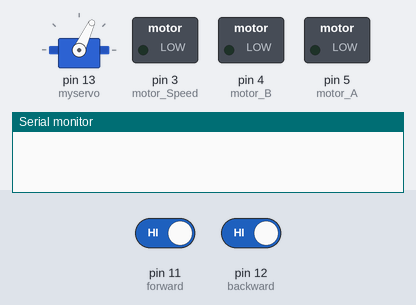
A sketch run on a simulated Arduino Uno, built with avr-gcc and run on an emulated ATmega328P. Parts: servo, switched loads named in the sketch (green lamp = pin HIGH), the last lines printed to the serial monitor. Inputs (shaded band) come from the test bench; at power-on: pin 11 (forward) HIGH, pin 12 (backward) HIGH.

Above: at 5.7 s.
5.8 s: pin 11 (forward) driven LOW
At 8.0 s:
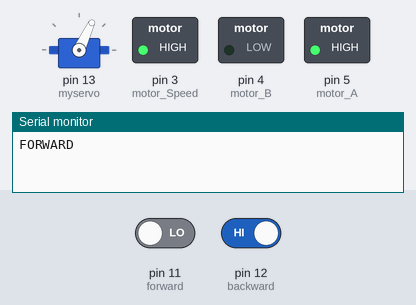
At 9.9 s:
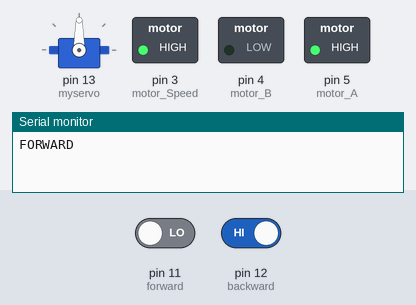
10.1 s: pin 12 (backward) driven LOW
At 13.3 s:
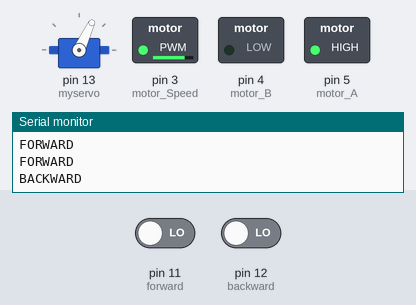
Timing chart, 0 to 21.1 s (numbered marks = the images above; inputs shaded):
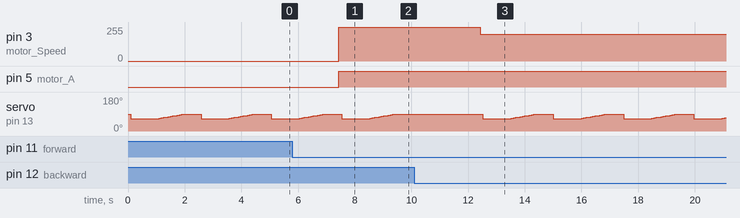

Measured:
- after the input at 5.8 s, pin 3 (motor_Speed): 0/255 → 255/255 after 1.6 s; pin 5 (motor_A): LOW → HIGH after 1.6 s
- after the input at 10.1 s, pin 3 (motor_Speed): 255/255 → 200/255 after 2.3 s
- by itself, servo on pin 13 (myservo): repeats every 2.5 s: 68° 0.08 s, 70° 0.08 s, 72° 0.08 s, 74° 0.08 s, 76° 0.08 s, 78° 0.08 s, 80° 0.08 s, 82° 0.08 s, 84° 0.08 s, 86° 0.08 s, 88° 0.08 s, 90° 0.60 s, 65° 1.0 s

The sketch:

Bubble_box.ino
```cpp
int forward = 11;
int backward = 12;
int is_f_high = 1;
int is_b_high = 1;
#include <Servo.h>
int my_delay_value = 500;
int motor_A=5;
int motor_B=4;
int motor_Speed=3;

Servo myservo;

int pos = 0;    // Sorvo startposition = 0

void setup () {
  pinMode (forward, INPUT);
  pinMode (backward, INPUT);
  Serial.begin (9600);
  myservo.attach(13);  // Servo Steuerung auf Pin 13
  pinMode(motor_A,OUTPUT);
  pinMode(motor_B,OUTPUT);
}

void loop () {
  is_f_high = digitalRead (forward);
  is_b_high = digitalRead (backward);

  if (is_f_high == 0) {

    Serial.println ("FORWARD");
    my_delay_value = 3000;          //Bügel Lange auf (Wenn mehr Besucher auf der Website)
    digitalWrite(motor_A,HIGH);
    analogWrite(motor_Speed,255);    // Motorgeschwindigkeit Schnell
  }

  if (is_b_high == 0) {

    Serial.println ("BACKWARD");
    my_delay_value = 500;            //Bügel kurz auf (Wenn weniger Besucher auf der Website)

    digitalWrite(motor_B,LOW);
    analogWrite(motor_Speed,200);   //Motorgeschwindigkeit langsam


  }

  delay (100);

  myservo.write(65);              //Bügelöffnung in kurzen Schritten (Servo)
  delay(1000);
  myservo.write(68);
  delay(80);
  myservo.write(70);
  delay(80);
  myservo.write(72);
  delay(80);
  myservo.write(74);
  delay(80);
  myservo.write(76);
  delay(80);
  myservo.write(78);
  delay(80);
  myservo.write(80);
  delay(80);
  myservo.write(82);
  delay(80);
  myservo.write(84);
  delay(80);
  myservo.write(86);
  delay(80);
  myservo.write(88);
  delay(80);
  myservo.write(90);
  delay(my_delay_value);
}
```
